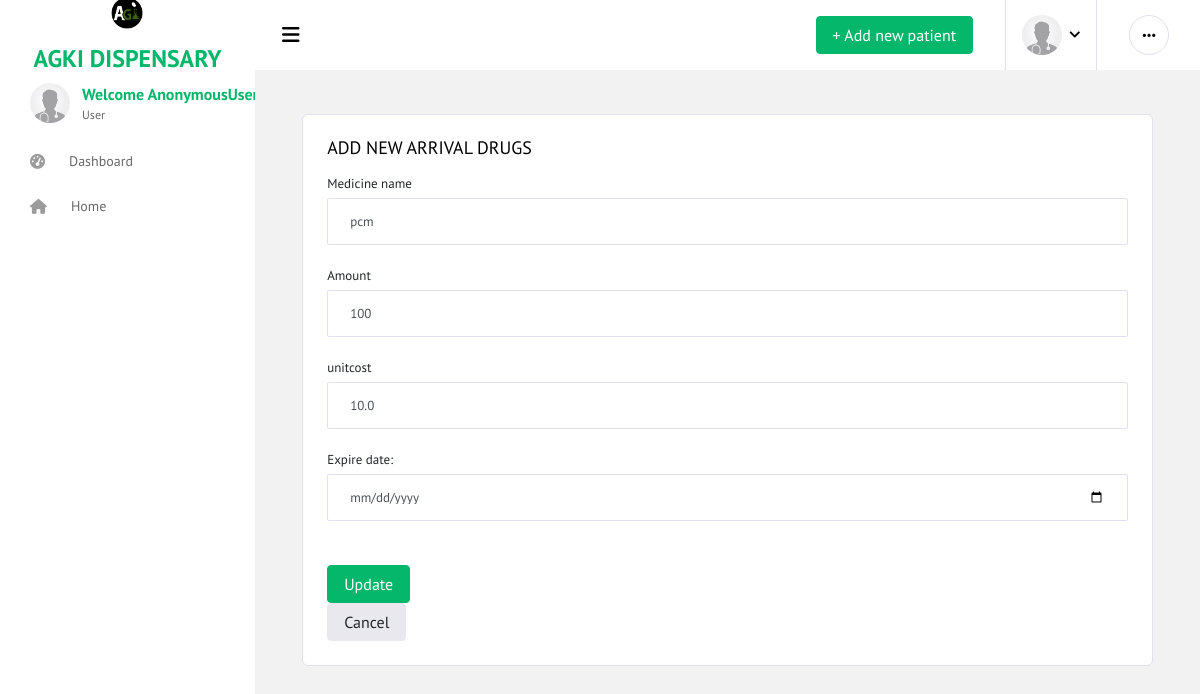
The page /medicineEdit/1/ on the database its author committed.
### app/models.py (models this page shows, shortened)
class Medicine(models.Model):
    medicineName = models.CharField(max_length=20)
    amount = models.IntegerField()
    remainAmount = models.IntegerField()
    unitCost = models.FloatField()
    receivedDate = models.DateTimeField(auto_now_add=True)
    expireDate= models.DateField()

### app/views.py (the view)
# urls.py: path('medicineEdit/<int:id>/', views.medicineEdit,name='medicineEdit'),
def medicineEdit(request,id):
    s = Medicine.objects.get(id=id)
    form = MedicineEditForm(instance=s)
    if request.method=='POST':
        form = MedicineEditForm(request.POST,instance=s)
        if form.is_valid():
            form.save()
            return redirect('medicine')
    context = {
            'form':form,
            's':s
         }
    return render(request,'app/medicineEdit.html',context)

### app/forms.py
class MedicineEditForm(forms.ModelForm):
    class Meta:
        model = Medicine
        fields = ['medicineName','amount','unitCost','expireDate']

### app/templates/app/medicineEdit.html (shortened to what this page needs)
{% extends 'app/base2.html' %}
{%block content%}
<br>
<div class="container">
<div class="col-12 grid-margin stretch-card">
    <div class="card">
      <div class="card-body">
        <h4 class="card-title">ADD NEW ARRIVAL DRUGS</h4>
        <form method="POST" class="forms-sample">
            <div class="form-group">
                 <label for="">Medicine name</label>
                 <input type="text" name="medicineName" value="{{s.medicineName}}" class="form-control" required>
            </div>
            <div class="form-group">
                <label for="">Amount</label>
                <input type="text" name="amount" value="{{s.amount}}" class="form-control" required>
            </div>
            <div class="form-group">
                <label for="">unitcost</label>
                <input type="text" name="unitCost" value="{{s.unitCost}}" class="form-control" required>
            </div>
            <div class="form-group">
                <label for="bio">Expire date:</label>
                <input type="date" name="expireDate" value="expireDate" class="form-control"   required></textarea>
            </div>
            <br>
            <button type="submit" class="btn btn-success">Update</button>
         </form>
        <a href="{% url 'medicine' %}"><button class="btn btn-light">Cancel</button></a>
        </div>
        </div>
    </div>
</div>
{%endblock%}

### rows shown on the page
Medicine: medicineName "pcm", amount "100", unitCost "10.0"
